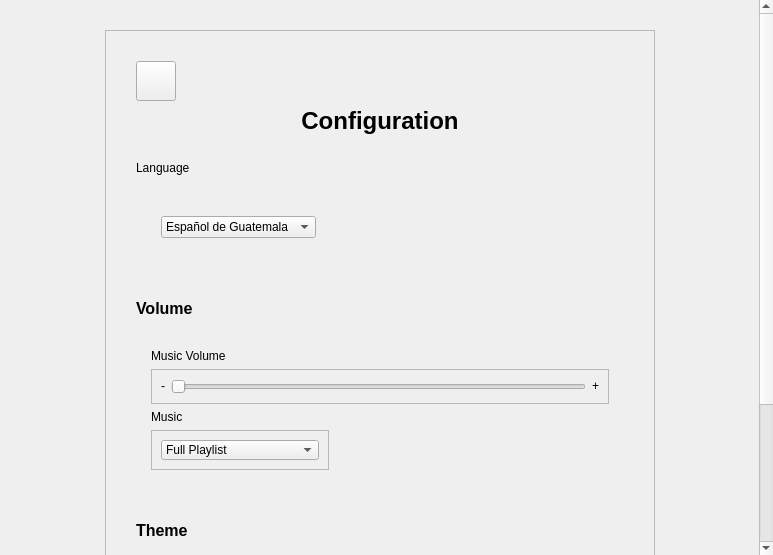
<?xml version="1.0" encoding="UTF-8"?>
<ui version="4.0">
 <class>OptionsWindow</class>
 <widget class="QWidget" name="OptionsWindow">
  <property name="geometry">
   <rect>
    <x>0</x>
    <y>0</y>
    <width>773</width>
    <height>555</height>
   </rect>
  </property>
  <property name="windowTitle">
   <string>MainWindow</string>
  </property>
  <layout class="QGridLayout" name="gridLayout_2">
   <property name="leftMargin">
    <number>0</number>
   </property>
   <property name="topMargin">
    <number>0</number>
   </property>
   <property name="rightMargin">
    <number>0</number>
   </property>
   <property name="bottomMargin">
    <number>0</number>
   </property>
   <item row="0" column="0">
    <widget class="QWidget" name="centralwidget" native="true">
     <layout class="QGridLayout" name="gridLayout_4">
      <property name="leftMargin">
       <number>0</number>
      </property>
      <property name="topMargin">
       <number>0</number>
      </property>
      <property name="rightMargin">
       <number>0</number>
      </property>
      <property name="bottomMargin">
       <number>0</number>
      </property>
      <item row="0" column="0">
       <widget class="QScrollArea" name="scrollArea">
        <property name="frameShape">
         <enum>QFrame::Shape::NoFrame</enum>
        </property>
        <property name="widgetResizable">
         <bool>true</bool>
        </property>
        <property name="alignment">
         <set>Qt::AlignmentFlag::AlignCenter</set>
        </property>
        <widget class="QWidget" name="scrollAreaWidgetContents">
         <property name="geometry">
          <rect>
           <x>0</x>
           <y>-271</y>
           <width>759</width>
           <height>826</height>
          </rect>
         </property>
         <layout class="QGridLayout" name="gridLayout_5">
          <property name="leftMargin">
           <number>0</number>
          </property>
          <property name="topMargin">
           <number>0</number>
          </property>
          <property name="rightMargin">
           <number>0</number>
          </property>
          <property name="bottomMargin">
           <number>0</number>
          </property>
          <item row="1" column="0">
           <layout class="QGridLayout" name="gridLayout">
            <item row="0" column="1">
             <spacer name="verticalSpacer_6">
              <property name="orientation">
               <enum>Qt::Orientation::Vertical</enum>
              </property>
              <property name="sizeType">
               <enum>QSizePolicy::Policy::MinimumExpanding</enum>
              </property>
              <property name="sizeHint" stdset="0">
               <size>
                <width>20</width>
                <height>30</height>
               </size>
              </property>
             </spacer>
            </item>
            <item row="1" column="1">
             <widget class="QFrame" name="optionsFrame">
              <property name="minimumSize">
               <size>
                <width>400</width>
                <height>0</height>
               </size>
              </property>
              <property name="maximumSize">
               <size>
                <width>550</width>
                <height>16777215</height>
               </size>
              </property>
              <property name="frameShape">
               <enum>QFrame::Shape::StyledPanel</enum>
              </property>
              <property name="frameShadow">
               <enum>QFrame::Shadow::Raised</enum>
              </property>
              <layout class="QGridLayout" name="gridLayout_6">
               <property name="leftMargin">
                <number>30</number>
               </property>
               <property name="topMargin">
                <number>30</number>
               </property>
               <property name="rightMargin">
                <number>30</number>
               </property>
               <property name="bottomMargin">
                <number>30</number>
               </property>
               <item row="15" column="0">
                <widget class="QLabel" name="themeLabel">
                 <property name="font">
                  <font>
                   <pointsize>12</pointsize>
                   <bold>true</bold>
                  </font>
                 </property>
                 <property name="text">
                  <string>Theme</string>
                 </property>
                </widget>
               </item>
               <item row="14" column="0">
                <spacer name="verticalSpacer_3">
                 <property name="orientation">
                  <enum>Qt::Orientation::Vertical</enum>
                 </property>
                 <property name="sizeType">
                  <enum>QSizePolicy::Policy::Fixed</enum>
                 </property>
                 <property name="sizeHint" stdset="0">
                  <size>
                   <width>20</width>
                   <height>30</height>
                  </size>
                 </property>
                </spacer>
               </item>
               <item row="16" column="0">
                <spacer name="verticalSpacer_7">
                 <property name="orientation">
                  <enum>Qt::Orientation::Vertical</enum>
                 </property>
                 <property name="sizeType">
                  <enum>QSizePolicy::Policy::Fixed</enum>
                 </property>
                 <property name="sizeHint" stdset="0">
                  <size>
                   <width>20</width>
                   <height>10</height>
                  </size>
                 </property>
                </spacer>
               </item>
               <item row="1" column="0">
                <widget class="QLabel" name="optionsLabel">
                 <property name="sizePolicy">
                  <sizepolicy hsizetype="Preferred" vsizetype="Preferred">
                   <horstretch>0</horstretch>
                   <verstretch>0</verstretch>
                  </sizepolicy>
                 </property>
                 <property name="font">
                  <font>
                   <pointsize>18</pointsize>
                   <bold>true</bold>
                  </font>
                 </property>
                 <property name="text">
                  <string>Configuration</string>
                 </property>
                 <property name="alignment">
                  <set>Qt::AlignmentFlag::AlignCenter</set>
                 </property>
                </widget>
               </item>
               <item row="12" column="0">
                <spacer name="verticalSpacer_4">
                 <property name="orientation">
                  <enum>Qt::Orientation::Vertical</enum>
                 </property>
                 <property name="sizeType">
                  <enum>QSizePolicy::Policy::Fixed</enum>
                 </property>
                 <property name="sizeHint" stdset="0">
                  <size>
                   <width>20</width>
                   <height>10</height>
                  </size>
                 </property>
                </spacer>
               </item>
               <item row="10" column="0">
                <spacer name="verticalSpacer">
                 <property name="orientation">
                  <enum>Qt::Orientation::Vertical</enum>
                 </property>
                 <property name="sizeType">
                  <enum>QSizePolicy::Policy::Fixed</enum>
                 </property>
                 <property name="sizeHint" stdset="0">
                  <size>
                   <width>20</width>
                   <height>30</height>
                  </size>
                 </property>
                </spacer>
               </item>
               <item row="2" column="0">
                <spacer name="verticalSpacer_5">
                 <property name="orientation">
                  <enum>Qt::Orientation::Vertical</enum>
                 </property>
                 <property name="sizeType">
                  <enum>QSizePolicy::Policy::Fixed</enum>
                 </property>
                 <property name="sizeHint" stdset="0">
                  <size>
                   <width>20</width>
                   <height>20</height>
                  </size>
                 </property>
                </spacer>
               </item>
               <item row="3" column="0">
                <widget class="QLabel" name="languageLabel">
                 <property name="sizePolicy">
                  <sizepolicy hsizetype="Minimum" vsizetype="Minimum">
                   <horstretch>0</horstretch>
                   <verstretch>0</verstretch>
                  </sizepolicy>
                 </property>
                 <property name="text">
                  <string>Language</string>
                 </property>
                </widget>
               </item>
               <item row="13" column="0">
                <widget class="QFrame" name="mainVolumeFrame">
                 <layout class="QVBoxLayout" name="verticalLayout_2">
                  <property name="leftMargin">
                   <number>15</number>
                  </property>
                  <property name="topMargin">
                   <number>15</number>
                  </property>
                  <property name="rightMargin">
                   <number>15</number>
                  </property>
                  <property name="bottomMargin">
                   <number>15</number>
                  </property>
                  <item>
                   <widget class="QLabel" name="volumemusicLabel">
                    <property name="text">
                     <string>Music Volume</string>
                    </property>
                   </widget>
                  </item>
                  <item>
                   <widget class="QFrame" name="musicFrame">
                    <property name="frameShape">
                     <enum>QFrame::Shape::StyledPanel</enum>
                    </property>
                    <property name="frameShadow">
                     <enum>QFrame::Shadow::Raised</enum>
                    </property>
                    <layout class="QGridLayout" name="gridLayout_7">
                     <item row="0" column="2">
                      <widget class="QLabel" name="plus1Label">
                       <property name="text">
                        <string>+</string>
                       </property>
                       <property name="alignment">
                        <set>Qt::AlignmentFlag::AlignLeading|Qt::AlignmentFlag::AlignLeft|Qt::AlignmentFlag::AlignTop</set>
                       </property>
                      </widget>
                     </item>
                     <item row="0" column="0">
                      <widget class="QLabel" name="minus1Label">
                       <property name="text">
                        <string>-</string>
                       </property>
                       <property name="alignment">
                        <set>Qt::AlignmentFlag::AlignLeading|Qt::AlignmentFlag::AlignLeft|Qt::AlignmentFlag::AlignTop</set>
                       </property>
                      </widget>
                     </item>
                     <item row="0" column="1">
                      <widget class="QSlider" name="volumeSlider">
                       <property name="sizePolicy">
                        <sizepolicy hsizetype="Expanding" vsizetype="Fixed">
                         <horstretch>0</horstretch>
                         <verstretch>0</verstretch>
                        </sizepolicy>
                       </property>
                       <property name="cursor">
                        <cursorShape>PointingHandCursor</cursorShape>
                       </property>
                       <property name="focusPolicy">
                        <enum>Qt::FocusPolicy::StrongFocus</enum>
                       </property>
                       <property name="orientation">
                        <enum>Qt::Orientation::Horizontal</enum>
                       </property>
                      </widget>
                     </item>
                    </layout>
                   </widget>
                  </item>
                  <item>
                   <widget class="QLabel" name="musicLabel">
                    <property name="text">
                     <string>Music</string>
                    </property>
                   </widget>
                  </item>
                  <item>
                   <layout class="QHBoxLayout" name="horizontalLayout_7">
                    <item>
                     <widget class="QFrame" name="selectMusicFrame">
                      <property name="frameShape">
                       <enum>QFrame::Shape::StyledPanel</enum>
                      </property>
                      <property name="frameShadow">
                       <enum>QFrame::Shadow::Raised</enum>
                      </property>
                      <layout class="QGridLayout" name="gridLayout_9">
                       <item row="0" column="0">
                        <widget class="QComboBox" name="musicComboBox">
                         <property name="sizePolicy">
                          <sizepolicy hsizetype="Preferred" vsizetype="Fixed">
                           <horstretch>0</horstretch>
                           <verstretch>0</verstretch>
                          </sizepolicy>
                         </property>
                         <property name="minimumSize">
                          <size>
                           <width>0</width>
                           <height>20</height>
                          </size>
                         </property>
                         <property name="maximumSize">
                          <size>
                           <width>16777215</width>
                           <height>20</height>
                          </size>
                         </property>
                         <property name="cursor">
                          <cursorShape>PointingHandCursor</cursorShape>
                         </property>
                         <property name="focusPolicy">
                          <enum>Qt::FocusPolicy::WheelFocus</enum>
                         </property>
                         <property name="maxVisibleItems">
                          <number>4</number>
                         </property>
                         <item>
                          <property name="text">
                           <string>Full Playlist</string>
                          </property>
                         </item>
                         <item>
                          <property name="text">
                           <string>Abyss Theme</string>
                          </property>
                         </item>
                         <item>
                          <property name="text">
                           <string>Mario Theme</string>
                          </property>
                         </item>
                         <item>
                          <property name="text">
                           <string>Mario &amp; Luigi Theme</string>
                          </property>
                         </item>
                         <item>
                          <property name="text">
                           <string>Pokemon Theme</string>
                          </property>
                         </item>
                         <item>
                          <property name="text">
                           <string>Smash Theme</string>
                          </property>
                         </item>
                         <item>
                          <property name="text">
                           <string>SpongeBob Theme</string>
                          </property>
                         </item>
                         <item>
                          <property name="text">
                           <string>Wii Theme</string>
                          </property>
                         </item>
                         <item>
                          <property name="text">
                           <string>Yoshi Theme</string>
                          </property>
                         </item>
                         <item>
                          <property name="text">
                           <string>Zelda Theme</string>
                          </property>
                         </item>
                        </widget>
                       </item>
                      </layout>
                     </widget>
                    </item>
                    <item>
                     <spacer name="horizontalSpacer_4">
                      <property name="orientation">
                       <enum>Qt::Orientation::Horizontal</enum>
                      </property>
                      <property name="sizeType">
                       <enum>QSizePolicy::Policy::Fixed</enum>
                      </property>
                      <property name="sizeHint" stdset="0">
                       <size>
                        <width>280</width>
                        <height>20</height>
                       </size>
                      </property>
                     </spacer>
                    </item>
                   </layout>
                  </item>
                 </layout>
                </widget>
               </item>
               <item row="11" column="0">
                <widget class="QLabel" name="volumeLabel">
                 <property name="font">
                  <font>
                   <pointsize>12</pointsize>
                   <bold>true</bold>
                  </font>
                 </property>
                 <property name="text">
                  <string>Volume</string>
                 </property>
                </widget>
               </item>
               <item row="5" column="0">
                <widget class="QFrame" name="mainLanguageFrame">
                 <layout class="QHBoxLayout" name="horizontalLayout_6">
                  <property name="leftMargin">
                   <number>15</number>
                  </property>
                  <property name="topMargin">
                   <number>15</number>
                  </property>
                  <property name="rightMargin">
                   <number>15</number>
                  </property>
                  <property name="bottomMargin">
                   <number>15</number>
                  </property>
                  <item>
                   <widget class="QFrame" name="languageFrame">
                    <layout class="QHBoxLayout" name="horizontalLayout_2">
                     <property name="leftMargin">
                      <number>10</number>
                     </property>
                     <property name="topMargin">
                      <number>10</number>
                     </property>
                     <property name="rightMargin">
                      <number>10</number>
                     </property>
                     <property name="bottomMargin">
                      <number>10</number>
                     </property>
                     <item>
                      <widget class="QComboBox" name="languageComboBox">
                       <property name="cursor">
                        <cursorShape>PointingHandCursor</cursorShape>
                       </property>
                       <item>
                        <property name="text">
                         <string>Español de Guatemala</string>
                        </property>
                       </item>
                       <item>
                        <property name="text">
                         <string>Inglés de Papua</string>
                        </property>
                       </item>
                      </widget>
                     </item>
                    </layout>
                   </widget>
                  </item>
                  <item>
                   <spacer name="horizontalSpacer_3">
                    <property name="orientation">
                     <enum>Qt::Orientation::Horizontal</enum>
                    </property>
                    <property name="sizeType">
                     <enum>QSizePolicy::Policy::Fixed</enum>
                    </property>
                    <property name="sizeHint" stdset="0">
                     <size>
                      <width>350</width>
                      <height>20</height>
                     </size>
                    </property>
                   </spacer>
                  </item>
                 </layout>
                </widget>
               </item>
               <item row="17" column="0">
                <widget class="QFrame" name="themeFrame">
                 <property name="sizePolicy">
                  <sizepolicy hsizetype="Preferred" vsizetype="Preferred">
                   <horstretch>0</horstretch>
                   <verstretch>0</verstretch>
                  </sizepolicy>
                 </property>
                 <property name="minimumSize">
                  <size>
                   <width>0</width>
                   <height>0</height>
                  </size>
                 </property>
                 <property name="maximumSize">
                  <size>
                   <width>12345678</width>
                   <height>12345678</height>
                  </size>
                 </property>
                 <property name="frameShape">
                  <enum>QFrame::Shape::StyledPanel</enum>
                 </property>
                 <property name="frameShadow">
                  <enum>QFrame::Shadow::Raised</enum>
                 </property>
                 <layout class="QGridLayout" name="gridLayout_3">
                  <property name="leftMargin">
                   <number>15</number>
                  </property>
                  <property name="topMargin">
                   <number>15</number>
                  </property>
                  <property name="rightMargin">
                   <number>15</number>
                  </property>
                  <property name="bottomMargin">
                   <number>15</number>
                  </property>
                  <item row="2" column="0">
                   <layout class="QHBoxLayout" name="horizontalLayout_3">
                    <item>
                     <layout class="QVBoxLayout" name="verticalLayout">
                      <item>
                       <widget class="QLabel" name="selectColorLabel">
                        <property name="text">
                         <string>Color</string>
                        </property>
                       </widget>
                      </item>
                      <item>
                       <widget class="QFrame" name="selectColorFrame">
                        <property name="frameShape">
                         <enum>QFrame::Shape::StyledPanel</enum>
                        </property>
                        <property name="frameShadow">
                         <enum>QFrame::Shadow::Raised</enum>
                        </property>
                        <layout class="QGridLayout" name="gridLayout_11">
                         <item row="0" column="2">
                          <widget class="QPushButton" name="pinkButton">
                           <property name="minimumSize">
                            <size>
                             <width>60</width>
                             <height>60</height>
                            </size>
                           </property>
                           <property name="cursor">
                            <cursorShape>PointingHandCursor</cursorShape>
                           </property>
                           <property name="focusPolicy">
                            <enum>Qt::FocusPolicy::TabFocus</enum>
                           </property>
                           <property name="text">
                            <string>Pink</string>
                           </property>
                           <property name="checkable">
                            <bool>true</bool>
                           </property>
                          </widget>
                         </item>
                         <item row="0" column="0">
                          <widget class="QPushButton" name="blueButton">
                           <property name="minimumSize">
                            <size>
                             <width>60</width>
                             <height>60</height>
                            </size>
                           </property>
                           <property name="cursor">
                            <cursorShape>PointingHandCursor</cursorShape>
                           </property>
                           <property name="focusPolicy">
                            <enum>Qt::FocusPolicy::TabFocus</enum>
                           </property>
                           <property name="text">
                            <string>Blue</string>
                           </property>
                           <property name="checkable">
                            <bool>true</bool>
                           </property>
                          </widget>
                         </item>
                         <item row="0" column="1">
                          <widget class="QPushButton" name="greenButton">
                           <property name="minimumSize">
                            <size>
                             <width>60</width>
                             <height>60</height>
                            </size>
                           </property>
                           <property name="cursor">
                            <cursorShape>PointingHandCursor</cursorShape>
                           </property>
                           <property name="focusPolicy">
                            <enum>Qt::FocusPolicy::TabFocus</enum>
                           </property>
                           <property name="text">
                            <string>Green</string>
                           </property>
                           <property name="checkable">
                            <bool>true</bool>
                           </property>
                          </widget>
                         </item>
                         <item row="0" column="3">
                          <widget class="QPushButton" name="orangeButton">
                           <property name="sizePolicy">
                            <sizepolicy hsizetype="Minimum" vsizetype="Fixed">
                             <horstretch>0</horstretch>
                             <verstretch>0</verstretch>
                            </sizepolicy>
                           </property>
                           <property name="minimumSize">
                            <size>
                             <width>60</width>
                             <height>60</height>
                            </size>
                           </property>
                           <property name="cursor">
                            <cursorShape>PointingHandCursor</cursorShape>
                           </property>
                           <property name="focusPolicy">
                            <enum>Qt::FocusPolicy::TabFocus</enum>
                           </property>
                           <property name="text">
                            <string>Orange</string>
                           </property>
                           <property name="checkable">
                            <bool>true</bool>
                           </property>
                          </widget>
                         </item>
                        </layout>
                       </widget>
                      </item>
                     </layout>
                    </item>
                    <item>
                     <spacer name="horizontalSpacer_2">
                      <property name="orientation">
                       <enum>Qt::Orientation::Horizontal</enum>
                      </property>
                      <property name="sizeHint" stdset="0">
                       <size>
                        <width>0</width>
                        <height>20</height>
                       </size>
                      </property>
                     </spacer>
                    </item>
                    <item>
                     <layout class="QVBoxLayout" name="verticalLayout_3">
                      <item>
                       <widget class="QLabel" name="selectColorLabel_2">
                        <property name="text">
                         <string>Theme</string>
                        </property>
                       </widget>
                      </item>
                      <item>
                       <widget class="QFrame" name="selectThemeFrame">
                        <property name="frameShape">
                         <enum>QFrame::Shape::StyledPanel</enum>
                        </property>
                        <property name="frameShadow">
                         <enum>QFrame::Shadow::Raised</enum>
                        </property>
                        <layout class="QGridLayout" name="gridLayout_12">
                         <item row="0" column="0">
                          <widget class="QPushButton" name="lightButton">
                           <property name="sizePolicy">
                            <sizepolicy hsizetype="Minimum" vsizetype="Fixed">
                             <horstretch>0</horstretch>
                             <verstretch>0</verstretch>
                            </sizepolicy>
                           </property>
                           <property name="minimumSize">
                            <size>
                             <width>60</width>
                             <height>60</height>
                            </size>
                           </property>
                           <property name="cursor">
                            <cursorShape>PointingHandCursor</cursorShape>
                           </property>
                           <property name="focusPolicy">
                            <enum>Qt::FocusPolicy::TabFocus</enum>
                           </property>
                           <property name="text">
                            <string>Light</string>
                           </property>
                           <property name="checkable">
                            <bool>true</bool>
                           </property>
                          </widget>
                         </item>
                         <item row="0" column="1">
                          <widget class="QPushButton" name="darkButton">
                           <property name="sizePolicy">
                            <sizepolicy hsizetype="Minimum" vsizetype="Fixed">
                             <horstretch>0</horstretch>
                             <verstretch>0</verstretch>
                            </sizepolicy>
                           </property>
                           <property name="minimumSize">
                            <size>
                             <width>60</width>
                             <height>60</height>
                            </size>
                           </property>
                           <property name="cursor">
                            <cursorShape>PointingHandCursor</cursorShape>
                           </property>
                           <property name="focusPolicy">
                            <enum>Qt::FocusPolicy::TabFocus</enum>
                           </property>
                           <property name="text">
                            <string>Dark</string>
                           </property>
                           <property name="checkable">
                            <bool>true</bool>
                           </property>
                          </widget>
                         </item>
                        </layout>
                       </widget>
                      </item>
                     </layout>
                    </item>
                   </layout>
                  </item>
                 </layout>
                </widget>
               </item>
               <item row="0" column="0">
                <layout class="QHBoxLayout" name="horizontalLayout_01">
                 <item>
                  <widget class="QPushButton" name="a_backButton">
                   <property name="sizePolicy">
                    <sizepolicy hsizetype="Fixed" vsizetype="Fixed">
                     <horstretch>0</horstretch>
                     <verstretch>0</verstretch>
                    </sizepolicy>
                   </property>
                   <property name="minimumSize">
                    <size>
                     <width>40</width>
                     <height>40</height>
                    </size>
                   </property>
                   <property name="maximumSize">
                    <size>
                     <width>40</width>
                     <height>40</height>
                    </size>
                   </property>
                   <property name="sizeIncrement">
                    <size>
                     <width>0</width>
                     <height>0</height>
                    </size>
                   </property>
                   <property name="cursor">
                    <cursorShape>PointingHandCursor</cursorShape>
                   </property>
                   <property name="focusPolicy">
                    <enum>Qt::FocusPolicy::TabFocus</enum>
                   </property>
                   <property name="text">
                    <string/>
                   </property>
                   <property name="icon">
                    <iconset resource="../resources.qrc">
                     <normaloff>:/media/images/icons/dark-theme/back.png</normaloff>:/media/images/icons/dark-theme/back.png</iconset>
                   </property>
                   <property name="iconSize">
                    <size>
                     <width>40</width>
                     <height>40</height>
                    </size>
                   </property>
                  </widget>
                 </item>
                 <item>
                  <spacer name="horizontalSpacer_01">
                   <property name="orientation">
                    <enum>Qt::Orientation::Horizontal</enum>
                   </property>
                   <property name="sizeHint" stdset="0">
                    <size>
                     <width>40</width>
                     <height>20</height>
                    </size>
                   </property>
                  </spacer>
                 </item>
                </layout>
               </item>
               <item row="4" column="0">
                <spacer name="verticalSpacer_8">
                 <property name="orientation">
                  <enum>Qt::Orientation::Vertical</enum>
                 </property>
                 <property name="sizeType">
                  <enum>QSizePolicy::Policy::Fixed</enum>
                 </property>
                 <property name="sizeHint" stdset="0">
                  <size>
                   <width>20</width>
                   <height>10</height>
                  </size>
                 </property>
                </spacer>
               </item>
              </layout>
             </widget>
            </item>
            <item row="1" column="2">
             <layout class="QGridLayout" name="gridLayout_10">
              <item row="0" column="0">
               <spacer name="horizontalSpacer">
                <property name="orientation">
                 <enum>Qt::Orientation::Horizontal</enum>
                </property>
                <property name="sizeHint" stdset="0">
                 <size>
                  <width>40</width>
                  <height>20</height>
                 </size>
                </property>
               </spacer>
              </item>
             </layout>
            </item>
            <item row="2" column="1">
             <spacer name="verticalSpacer_2">
              <property name="orientation">
               <enum>Qt::Orientation::Vertical</enum>
              </property>
              <property name="sizeType">
               <enum>QSizePolicy::Policy::MinimumExpanding</enum>
              </property>
              <property name="sizeHint" stdset="0">
               <size>
                <width>20</width>
                <height>30</height>
               </size>
              </property>
             </spacer>
            </item>
            <item row="1" column="0">
             <spacer name="horizontalSpacer_7">
              <property name="orientation">
               <enum>Qt::Orientation::Horizontal</enum>
              </property>
              <property name="sizeHint" stdset="0">
               <size>
                <width>40</width>
                <height>20</height>
               </size>
              </property>
             </spacer>
            </item>
           </layout>
          </item>
         </layout>
        </widget>
       </widget>
      </item>
     </layout>
    </widget>
   </item>
  </layout>
 </widget>
 <resources>
  <include location="../resources.qrc"/>
 </resources>
 <connections/>
</ui>
